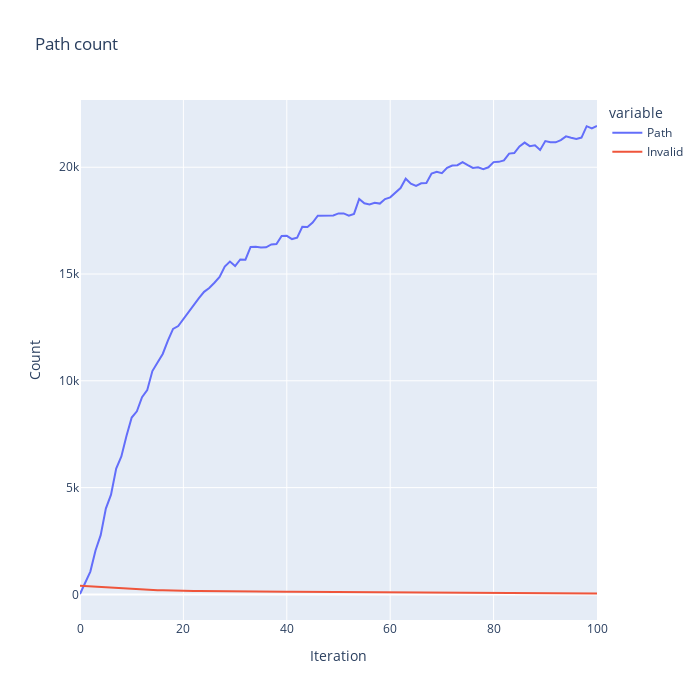

The cell this chart's notebook holds for it:
### Code cell
plot_history(max_history)

### Figure 1 — Plotly figure (JSON) as saved in the notebook; plotly's stock layout.template omitted (floating-point values rounded to 4 significant figures)
{"data": [{"hovertemplate": "variable=wide_variable_0<br>Iteration=%{x}<br>Count=%{y}<extra></extra>", "legendgroup": "wide_variable_0", "line": {"color": "#636efa", "dash": "solid"}, "marker": {"symbol": "circle"}, "mode": "lines", "name": "Path", "orientation": "v", "showlegend": true, "x": [0, 1, 2, 3, 4, 5, 6, 7, 8, 9, 10, 11, 12, 13, 14, 15, 16, 17, 18, 19, 20, 21, 22, 23, 24, 25, 26, 27, 28, 29, 30, 31, 32, 33, 34, 35, 36, 37, 38, 39, 40, 41, 42, 43, 44, 45, 46, 47, 48, 49, 50, 51, 52, 53, 54, 55, 56, 57, 58, 59, 60, 61, 62, 63, 64, 65, 66, 67, 68, 69, 70, 71, 72, 73, 74, 75, 76, 77, 78, 79, 80, 81, 82, 83, 84, 85, 86, 87, 88, 89, 90, 91, 92, 93, 94, 95, 96, 97, 98, 99, 100], "xaxis": "x", "y": [18, 549, 1069, 2057, 2774, 4020, 4670, 5894, 6455, 7433, 8279, 8573, 9237, 9562, 10456, 10855, 11258, 11880, 12431, 12563, 12897, 13259, 13545, 13872, 14167, 14344, 14590, 14860, 15347, 15582, 15376, 15685, 15673, 16267, 16279, 16238, 16252, 16384, 16408, 16781, 16790, 16637, 16698, 17211, 17205, 17408, 17730, 17731, 17758, 17746, 17838, 17837, 17732, 17815, 18517, 18315, 18262, 18336, 18297, 18511, 18590, 18823, 19024, 19463, 19231, 19127, 19249, 19262, 19703, 19787, 19723, 19969, 20083, 20098, 20238, 20100, 19970, 19994, 19910, 19998, 20240, 20252, 20317, 20638, 20661, 20976, 21154, 20988, 21030, 20810, 21224, 21172, 21166, 21271, 21445, 21380, 21324, 21389, 21921, 21813, 21931], "yaxis": "y", "type": "scatter"}, {"hovertemplate": "variable=wide_variable_1<br>Iteration=%{x}<br>Count=%{y}<extra></extra>", "legendgroup": "wide_variable_1", "line": {"color": "#EF553B", "dash": "solid"}, "marker": {"symbol": "circle"}, "mode": "lines", "name": "Invalid", "orientation": "v", "showlegend": true, "x": [0, 1, 2, 3, 4, 5, 6, 7, 8, 9, 10, 11, 12, 13, 14, 15, 16, 17, 18, 19, 20, 21, 22, 23, 24, 25, 26, 27, 28, 29, 30, 31, 32, 33, 34, 35, 36, 37, 38, 39, 40, 41, 42, 43, 44, 45, 46, 47, 48, 49, 50, 51, 52, 53, 54, 55, 56, 57, 58, 59, 60, 61, 62, 63, 64, 65, 66, 67, 68, 69, 70, 71, 72, 73, 74, 75, 76, 77, 78, 79, 80, 81, 82, 83, 84, 85, 86, 87, 88, 89, 90, 91, 92, 93, 94, 95, 96, 97, 98, 99, 100], "xaxis": "x", "y": [399, 385, 374, 350, 334, 310, 298, 283, 270, 256, 243, 235, 225, 221, 205, 199, 193, 182, 176, 174, 169, 163, 161, 156, 152, 150, 144, 141, 135, 134, 135, 129, 129, 123, 119, 120, 120, 119, 120, 118, 119, 118, 117, 112, 110, 107, 104, 104, 104, 100, 98, 98, 98, 96, 88, 90, 90, 88, 90, 89, 88, 83, 80, 76, 78, 80, 80, 79, 71, 71, 72, 69, 65, 65, 64, 66, 68, 63, 65, 63, 61, 58, 58, 63, 57, 55, 53, 55, 55, 55, 54, 55, 55, 55, 52, 51, 52, 51, 47, 48, 47], "yaxis": "y", "type": "scatter"}], "layout": {"xaxis": {"anchor": "y", "domain": [0.0, 1.0], "title": {"text": "Iteration"}}, "yaxis": {"anchor": "x", "domain": [0.0, 1.0], "title": {"text": "Count"}}, "legend": {"title": {"text": "variable"}, "tracegroupgap": 0}, "title": {"text": "Path count"}, "height": 700, "width": 700}}
